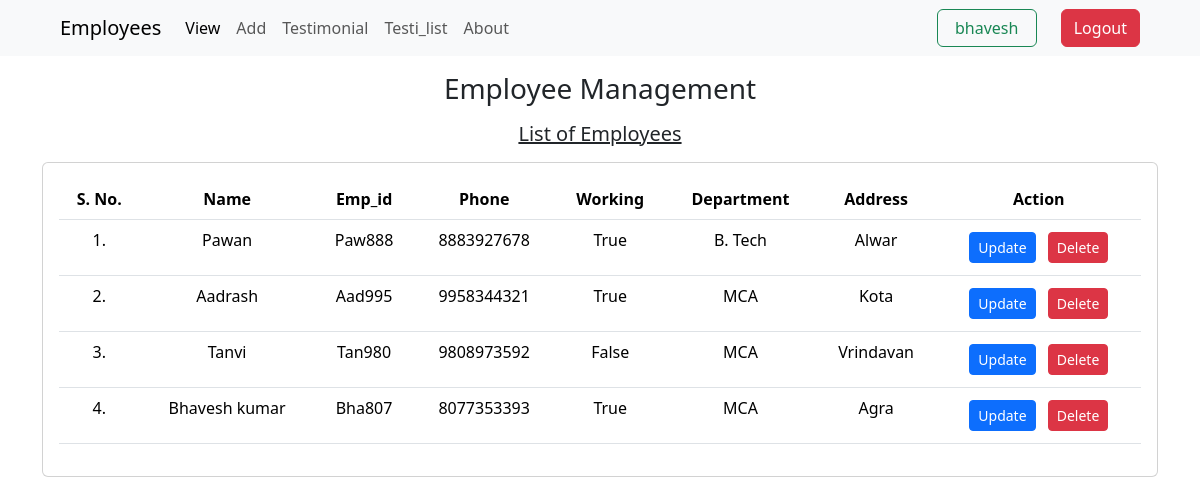
Page /emp/home/ (signed in) on the committed database.
### emp/models.py (models this page shows, shortened)
class emp(models.Model):
    name=models.CharField(max_length=50)
    eid=models.CharField(max_length=20,primary_key=True)
    phone=models.CharField(max_length=10)
    working=models.BooleanField(default=False)
    department=models.CharField(max_length=10)
    address=models.CharField(max_length=100)

### emp/views.py (the view)
# urls.py: path('home/',views.emp_list,name='home'),
def emp_list(request):
    sup = request.user.is_superuser
    print(request.build_absolute_uri())
    emps=emp.objects.all()
    return render(request,'emp/home.html',{'emps':emps,'sup':sup})

### templates/emp/home.html (shortened to what this page needs)
<!DOCTYPE html>
<html lang="en">
  <head>
    <link href="https://cdn.jsdelivr.net/npm/bootstrap@5.3.3/dist/css/bootstrap.min.css" rel="stylesheet" />
    <link rel="stylesheet" href="/static/ss.css">
</head>
<body data-is-superuser="{{ sup }}">
  {% include 'emp/navbar.html' %}
  <div class="container">
    <h3 class="text-center my-3">Employee Management</h3>
    <h5 class="text-center my-3 text-decoration-underline">List of Employees</h5>
    <div class="card">
      <div class="card-body">
          <table class="table text-center">
            <thead>
              <tr>
                <th>S. No.</th>
                <th>Name</th>
                <th>Emp_id</th>
                <th>Phone</th>
                <th>Working</th>
                <th>Department</th>
                <th>Address</th>
                {% if user.is_authenticated %}
                <th>Action</th>
                {% endif %}
              </tr>
            </thead>
            <tbody>
              {% for e in emps %}
              <tr>
                <td>{{ forloop.counter }}.</td>
                <td>{{ e.name }}</td>
                <td>{{ e.eid }}</td>
                <td>{{ e.phone }}</td>
                <td>{{ e.working }}</td>
                <td>{{ e.department }}</td>
                <td>{{ e.address }}</td>
                {% if user.is_authenticated %}
                <td>
                  <a class="btn btn-primary btn-sm me-2 my-1 update-btn" href="/emp/update-emp/{{ e.eid }}">Update</a>
                  <a class="btn btn-danger btn-sm my-1 delete-btn" href="/emp/delete-emp/{{ e.eid }}">Delete</a>
                </td>
                {% endif %}
              </tr>
              {% endfor %}
            </tbody>
          </table>
        </div>
      </div>
    </div>
  </body>
</html>

### templates/emp/navbar.html (shortened to what this page needs)
<nav class="ps-5 navbar navbar-expand-lg bg-body-tertiary">
  <div class="container-fluid">
    <a class="navbar-brand" href="/">Employees</a>
    <div class="collapse navbar-collapse" id="navbarSupportedContent">
      <ul class="navbar-nav me-auto mb-2 mb-lg-0">
        <li class="nav-item">
          <a class="nav-link active" aria-current="page" href="/emp/home">View</a>
        </li>
        <li class="nav-item">
          <a class="nav-link" href="/emp/add-emp">Add</a>
        </li>
        <li class="nav-item">
          <a class="nav-link" href="/emp/testimonial">Testimonial</a>
        </li>
        <li class="nav-item">
          <a class="nav-link" href="/emp/testimonial/viewtesti">Testi_list</a>
        </li>
        <li class="nav-item">
          <a class="nav-link" href="/about">About</a>
        </li>
      </ul>
      <ul class="navbar-nav ms-auto">
        {% if not user.is_authenticated %}
          <li class="nav-item">
            <a class=" btn btn-outline-success mx-3" href="/signin">Sign In</a>
            <a class=" btn btn-primary" href="/signup">Sign Up</a>
          </li>
        {% else %}
        <button class="btn btn-outline-success me-4" style="min-width: 100px;">{{user.username}}</button>
          <li class="nav-item">
            <a class="btn btn-danger me-5" href="/mylogout/{{ request.build_absolute_uri }}">Logout</a>
          </li>
        {% endif %}
      </ul>
    </div>
  </div>
</nav>

### rows in the picture
emp: name "Pawan", eid "Paw888", phone "8883927678", working "True", department "B. Tech", address "Alwar"
emp: name "Aadrash", eid "Aad995", phone "9958344321", working "True", department "MCA", address "Kota"
emp: name "Tanvi", eid "Tan980", phone "9808973592", working "False", department "MCA", address "Vrindavan"
emp: name "Bhavesh kumar", eid "Bha807", phone "8077353393", working "True", department "MCA", address "Agra"

### other values in the picture
{{ user.username }} "bhavesh"
